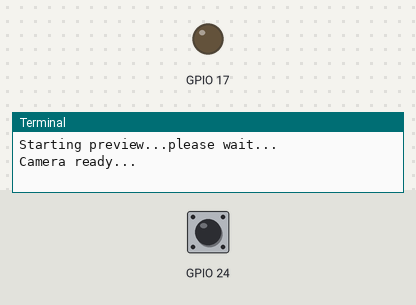
This program was run on a simulated Raspberry Pi (BCM pin numbers). Parts: output pins drawn as LEDs (lit = HIGH), the last lines printed to the terminal. The inputs (shaded band) are chosen by the test bench; at power-on: GPIO 24 LOW. The clock reads 2024-03-15 10:24:30 at power-on unless the program sets it; the camera gives no picture and a still takes 0.5 s; camera commands give no picture and take their timeout (5 s if none is given; 1 s for webcam tools).

Above: at 3.7 s.
3.8 s: GPIO 24 pulled HIGH for 0.15 s
At 3.88 s:
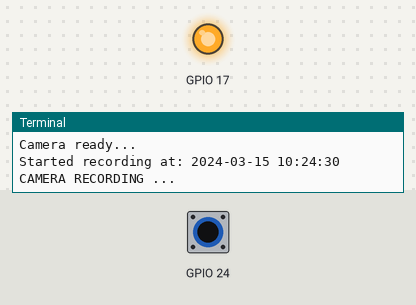
5.4 s: GPIO 24 pulled HIGH for 3.2 s
At 9.2 s:
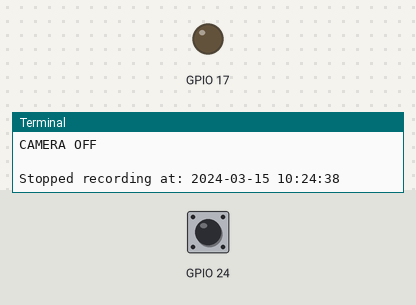
Timing chart, 0 to 10.7 s (numbered marks = the images above; inputs shaded):
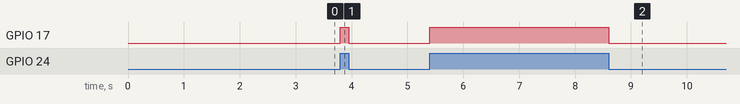

Measured:
- after the input at 3.8 s, GPIO 17: LOW → HIGH at once, → LOW 0.15 s later
- after the input at 5.4 s, GPIO 17: LOW → HIGH at once, → LOW 3.2 s later

The program:

picameraUnoTrigger_1.py
```python
import RPi.GPIO as GPIO
import time, os, picamera, subprocess
from time import gmtime, strftime

GPIO.setmode(GPIO.BCM)
GPIO.setup(24, GPIO.IN, pull_up_down = GPIO.PUD_DOWN)
GPIO.setup(17, GPIO.OUT) # GPIO17 for LED

time_file = strftime("%Y-%m-%d_%H%M%S") #used to create a unique file name each time
img_filename = "/home/pi/picam_vids/vid_pic_"+time_file+".jpg"
vid_filename = "/home/pi/picam_vids/vid_"+time_file+".h264"
mp4_filename = "/home/pi/picam_vids/vid_"+time_file+".mp4"

starttime = strftime("%Y-%m-%d %H:%M:%S")
iname=0

print("Starting preview...please wait...")
with picamera.PiCamera() as camera: # shiould include as a function if a preview is needed with each loop
    camera.rotation = 180
    camera.start_preview()
    time.sleep(2)
    camera.capture(img_filename)
    camera.stop_preview()
print("Camera ready...")

while True:
    #var = raw_input("RECORD NEW VID?: ")
    #if (int(var) == 1):
    if(GPIO.input(24) ==1): # this would be the trigger input pin
        print("Started recording at: "+starttime)
        print("CAMERA RECORDING ... ")
        GPIO.output(17,GPIO.HIGH)
        with picamera.PiCamera() as camera:
##            camera.start_preview()
            camera.resolution = (640,480)
            camera.framerate = 90
            camera.rotation = 180
            camera.start_recording(vid_filename)
            GPIO.wait_for_edge(24, GPIO.FALLING) # time.sleep(xsec) # time for testing or recording duration (s)
            camera.stop_recording()
##            camera.start_preview()
            stoptime = strftime("%Y-%m-%d %H:%M:%S")
            print("CAMERA OFF")
            # print("ENTER new file name: ")
            GPIO.output(17,GPIO.LOW)
            print(" ")
            print("Stopped recording at: "+stoptime)
            #print("     H264 to mp4 example: $ MP4Box -add "+vid_filename+" newvid.mp4")

            from subprocess import call
            photofile = ("MP4Box -add "+vid_filename+" "+mp4_filename)
            call ([photofile], shell=True)
            print(vid_filename+" converted to MP4: "+mp4_filename)
            print("     Wating for start trigger... (press ctrl-C to end)")

GPIO.cleanup()
```
